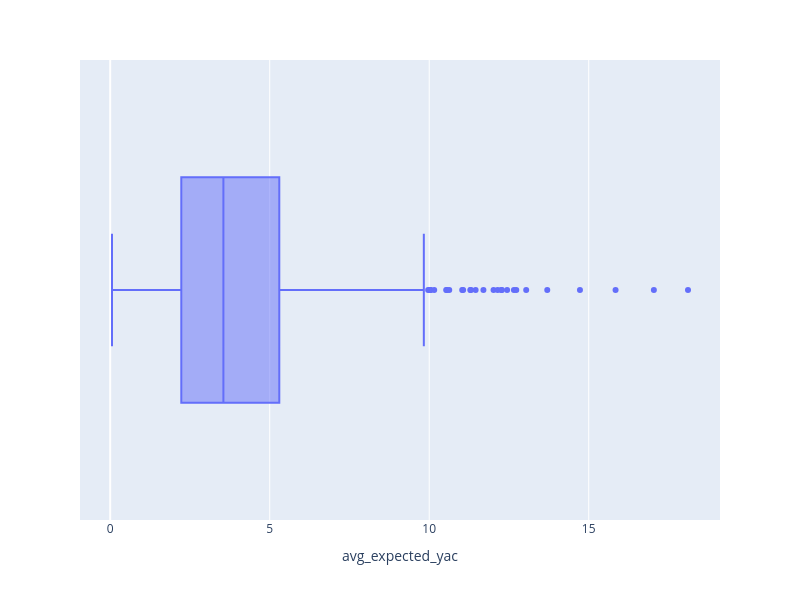

Notebook code cell kept with this figure:
### Markdown cell above
Average separation quartile range is within 2.25 to 3.55 feet, which is honestly tighter than I expected the difference to be. The lower and upper fences do get quite large, however.

### Code cell
# distribution of expected yac
fig = px.box(ngsDataWR, x = "avg_expected_yac")
fig.update_layout(width = 800, height = 600)
fig

### Figure 1 — Plotly figure (JSON) as saved in the notebook; plotly's stock layout.template omitted (floating-point values rounded to 4 significant figures; data arrays with more than 128 entries replaced by an {"elided": "..."} marker saying what was removed)
{"data": [{"alignmentgroup": "True", "hovertemplate": "avg_expected_yac=%{x}<extra></extra>", "legendgroup": "", "marker": {"color": "#636efa"}, "name": "", "notched": false, "offsetgroup": "", "orientation": "h", "showlegend": false, "type": "box", "x": {"elided": "1282 float values"}, "x0": " ", "xaxis": "x", "y0": " ", "yaxis": "y"}], "layout": {"boxmode": "group", "height": 600, "legend": {"tracegroupgap": 0}, "margin": {"t": 60}, "width": 800, "xaxis": {"anchor": "y", "domain": [0, 1], "title": {"text": "avg_expected_yac"}}, "yaxis": {"anchor": "x", "domain": [0, 1]}}}
